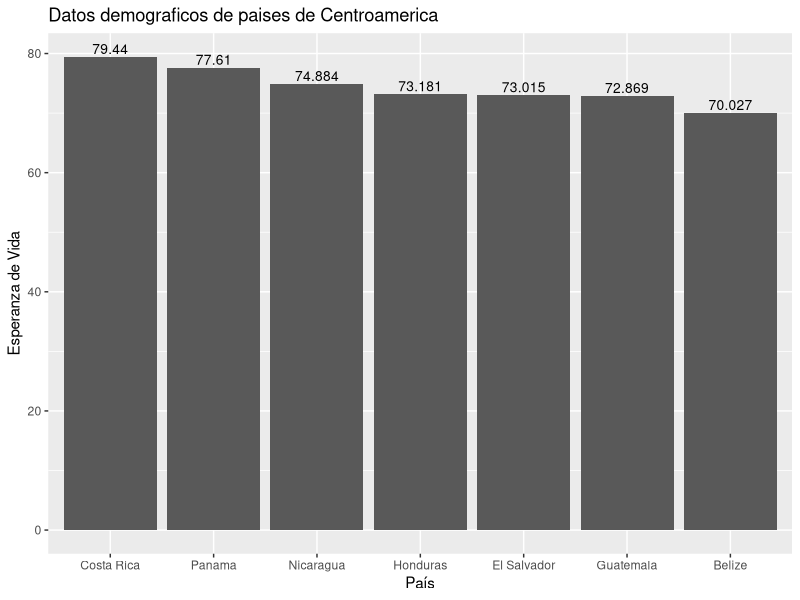
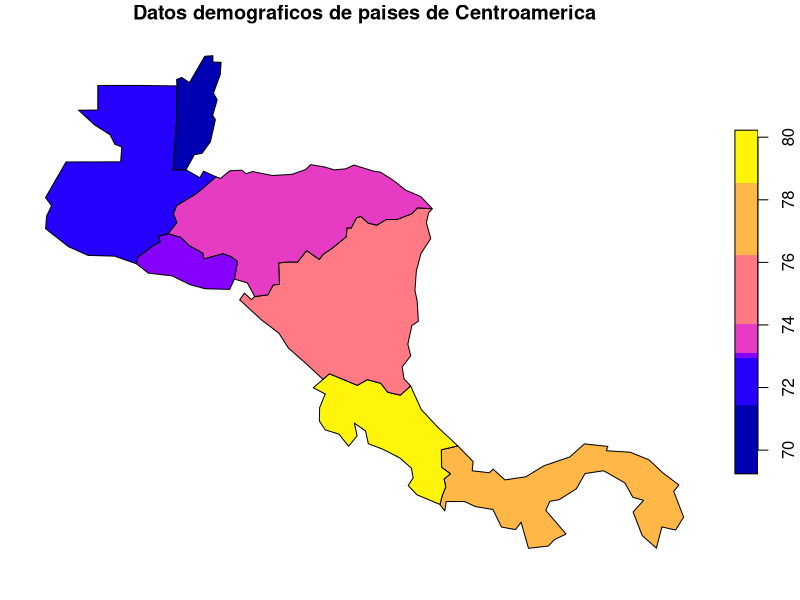
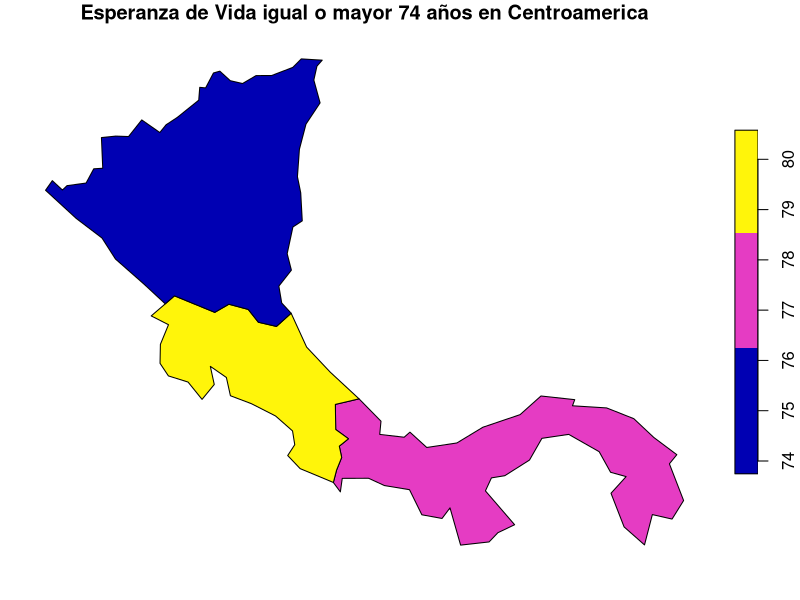

Source code (R) for these figures, in order:
## ---- chunk 1
knitr::opts_chunk$set(echo = TRUE)
## ---- chunk 2
# Paquete para generación de documentos (ej. HTML)
library(knitr)

# Paquete para formateo de tablas
library(kableExtra)

# Paquete de graficación
library(ggplot2)

# Paquete de manejo de datos geoespaciales vectoriales
library(sf)

# Paquete con conjuntos de datos geoespaciales
library(spData)
## ---- chunk 3
names(world)
## ---- chunk 4
kable(
  world[1:10, 1:5, drop = TRUE], 
  caption="Datos demográficos de los países del mundo"
)
## ---- chunk 5
kable(
  world[1:10, c("name_long","continent","pop","lifeExp","gdpPercap"), drop = TRUE], 
  col.names=c("País","Continente","Población","Esperanza de vida","Renta per cápita"),  
  caption="Datos demográficos de los países del mundo"
)
## ---- chunk 6
# Se extraen las observaciones ordenadas por orden alfabético de país
world.orden <- order(world$name_long)

# Se genera un nuevo data frame ordenado
world.ordenadoxpais <- world[world.orden,]

# Se formatea la tabla con el nuevo data frame
kable(
  world.ordenadoxpais[, c("name_long","continent","pop","lifeExp","gdpPercap"), drop = TRUE], 
  col.names=c("País","Continente","Población","Esperanza de vida","Renta per cápita"),  
  caption="Datos demográficos de los países del mundo"
) %>%
kable_styling() %>%
scroll_box(
  width = "800px", 
  height = "500px", 
  fixed_thead = TRUE
)
## ---- chunk 7
# Se extraen las observaciones correspondientes a los países de Centroamérica
centro_america = world[world$name_long == "Belize" |
                       world$name_long == "Guatemala" |
                       world$name_long == "Honduras" |
                       world$name_long == "El Salvador" |
                       world$name_long == "Nicaragua" |
                       world$name_long == "Costa Rica" |
                       world$name_long == "Panama"
                       , ]

# Se formatea la tabla con el nuevo data frame
kable(
  centro_america[, c("name_long","continent","pop","lifeExp","gdpPercap"), drop = TRUE], 
  col.names=c("País","Continente","Población","Esperanza de vida","Renta per cápita"),  
  caption="Datos demográficos de los países de Centroamérica"
) %>%
kable_styling()
## ---- chunk 8
ggplot(centro_america, aes(x=reorder(name_long, -lifeExp), y=lifeExp)) +
  ggtitle("Datos demograficos de paises de Centroamerica") +
  xlab("País") + 
  ylab("Esperanza de Vida") +  
  geom_col() +
  geom_text(aes(label=lifeExp), vjust=-0.3, size=3.5)
## ---- chunk 9
plot(centro_america["lifeExp"], main="Datos demograficos de paises de Centroamerica")
## ---- chunk 10
centro_america_lifeExp <- centro_america[centro_america$lifeExp >= 74,]
plot(centro_america_lifeExp["lifeExp"], main="Esperanza de Vida igual o mayor 74 años en Centroamerica")
